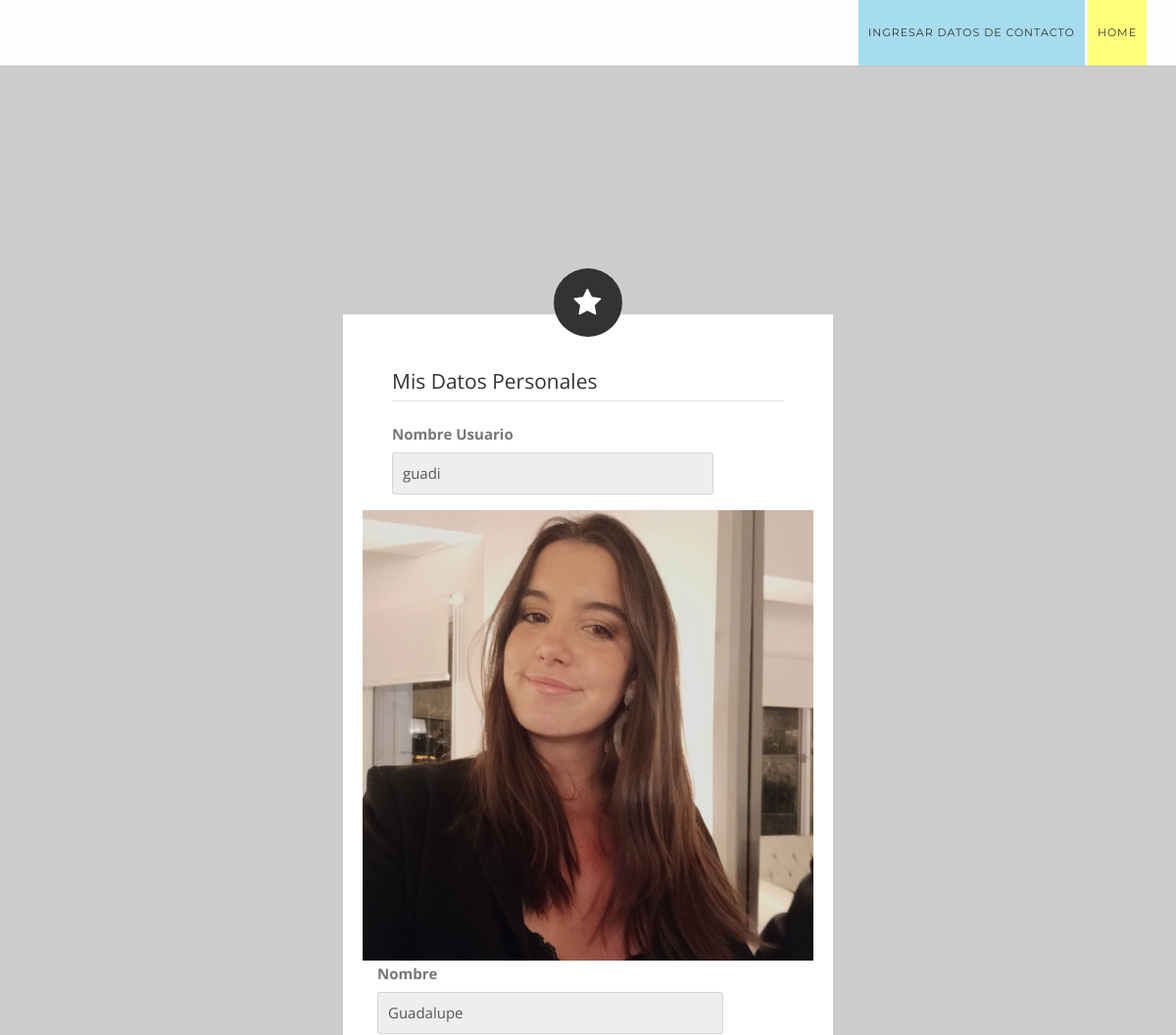
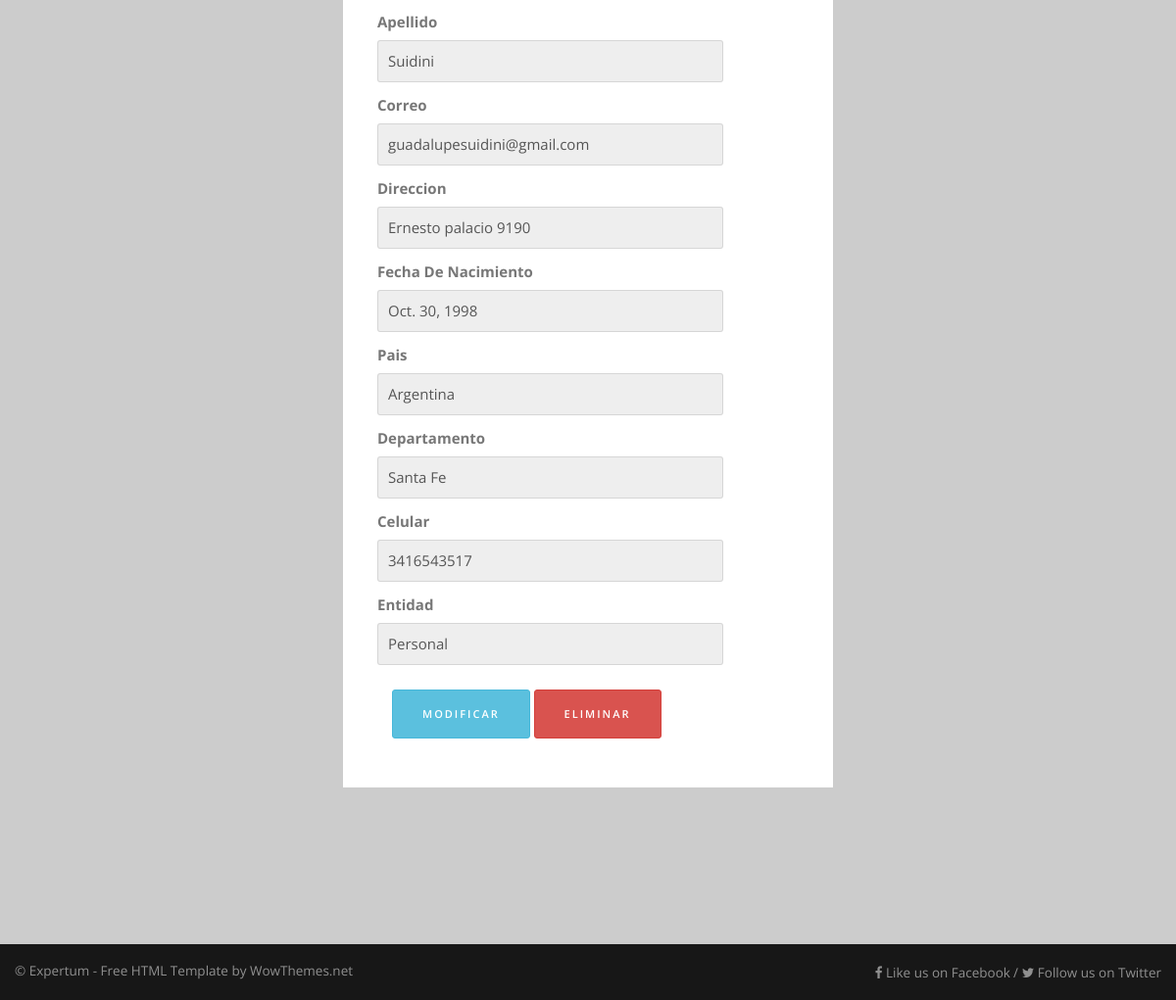
The app's page /Misdatos (signed in) with its own data (2 pictures, top to bottom).
### primApp/models.py (models this page shows, shortened)
class usuarios(models.Model):
    nombre = models.CharField(max_length=50)
    apellido = models.CharField(max_length=50)
    correo = models.EmailField()
    direccion = models.CharField(max_length=30)
    nacimiento = models.DateField()
    pais = models.CharField(max_length=20)
    departamento = models.CharField(max_length=20)
    celular = models.IntegerField()
    entidad = models.CharField(max_length=50)
    imagen = models.ImageField(null=True, blank=True)

### primApp/views.py (the view)
# urls.py: path('Misdatos',lista_usuario, name = 'misdatos'),
def lista_usuario (request):
    lista_usu = usuarios.objects.all()
    contexto = {"lista_usu": lista_usu}
    return render(request, "misdatos.html", contexto)

### primApp/templates/misdatos.html (shortened to what this page needs)
{% extends 'hijo.html' %}
{% block contenido %}
		<div class="container">
			<div class="textwidget">
				<h1 class="toptitle"><br/><br/><i class="fa fa-star roundicon"></i>
				</h1>
				<div class="contactstyle topform">
							<fieldset disabled>
								<legend>Mis Datos Personales</legend>
							<div class="mb-6 row">
								<label for="nombre" class="col-sm-6 col-form-label">Nombre Usuario</label>
								<div class="col-sm-10">
								<input type="text" readonly class="form-control-plaintext" id="nombre" value="{{user.username}}">
								</div>
							</div>
							<form class="row g-3">
							<form>
								{% for datos in lista_usu %}
								<div class="mb-6 row">
									<label for="nombre" class="col-sm-6 col-form-label">	</label>
									<img class="img-responsive" alt="" src="{{ datos.imagen.url }}">
								</div>
								<div class="mb-6 row">
									<label for="nombre" class="col-sm-6 col-form-label">Nombre	</label>
									<div class="col-sm-10">
									<input type="text" readonly class="form-control-plaintext" id="nombre" value="{{ datos.nombre }}">
									</div>
								</div>
								<div class="mb-6 row">
									<label for="nombre" class="col-sm-6 col-form-label">Apellido	</label>
									<div class="col-sm-10">
									<input type="text" readonly class="form-control-plaintext" id="nombre" value="{{ datos.apellido }}">
									</div>
								</div>
								<div class="mb-6 row">
									<label for="nombre" class="col-sm-6 col-form-label">Correo	</label>
									<div class="col-sm-10">
									<input type="text" readonly class="form-control-plaintext" id="nombre" value="{{ datos.correo }}">
									</div>
								</div>
								<div class="mb-6 row">
									<label for="nombre" class="col-sm-6 col-form-label">Direccion	</label>
									<div class="col-sm-10">
									<input type="text" readonly class="form-control-plaintext" id="nombre" value="{{ datos.direccion }}">
									</div>
								</div>
								<div class="mb-6 row">
									<label for="nombre" class="col-sm-6 col-form-label">Fecha De Nacimiento	</label>
									<div class="col-sm-10">
									<input type="text" readonly class="form-control-plaintext" id="nombre" value="{{ datos.nacimiento }}">
									</div>
								</div>
								<div class="mb-6 row">
									<label for="nombre" class="col-sm-6 col-form-label">Pais	</label>
									<div class="col-sm-10">
									<input type="text" readonly class="form-control-plaintext" id="nombre" value="{{ datos.pais }}">
									</div>
								</div>
								<div class="mb-6 row">
									<label for="nombre" class="col-sm-6 col-form-label">Departamento	</label>
									<div class="col-sm-10">
									<input type="text" readonly class="form-control-plaintext" id="nombre" value="{{ datos.departamento }}">
									</div>
								</div>
								<div class="mb-6 row">
									<label for="nombre" class="col-sm-6 col-form-label">Celular	</label>
									<div class="col-sm-10">
									<input type="text" readonly class="form-control-plaintext" id="nombre" value="{{ datos.celular }}">
									</div>
								</div>
								<div class="mb-6 row">
									<label for="nombre" class="col-sm-6 col-form-label">Entidad	</label>
									<div class="col-sm-10">
									<input type="text" readonly class="form-control-plaintext" id="nombre" value="{{ datos.entidad }}">
									</div>
								</div>
							</fieldset>
								<a href="{% url 'ediusuarios' datos.id %}" class="btn btn-info btn-sm">Modificar</a>
								<a href="{% url 'eliminardatos' datos.id %}" class="btn btn-danger btn-sm">Eliminar</a>
								{% endfor %}
				</div>
			</div>
			</div>
{% endblock %}

### records on screen
usuarios: imagen (picture), nombre "Guadalupe", apellido "Suidini", correo "guadalupesuidini@gmail.com", direccion "Ernesto palacio 9190", nacimiento "Oct. 30, 1998", pais "Argentina", departamento "Santa Fe", celular "3416543517", entidad "Personal"
